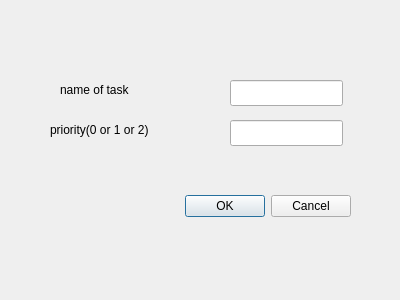
<?xml version="1.0" encoding="UTF-8"?>
<ui version="4.0">
 <class>Dialog_add_task</class>
 <widget class="QDialog" name="Dialog_add_task">
  <property name="geometry">
   <rect>
    <x>0</x>
    <y>0</y>
    <width>400</width>
    <height>300</height>
   </rect>
  </property>
  <property name="windowTitle">
   <string>Dialog</string>
  </property>
  <widget class="QDialogButtonBox" name="buttonBox">
   <property name="geometry">
    <rect>
     <x>10</x>
     <y>190</y>
     <width>341</width>
     <height>32</height>
    </rect>
   </property>
   <property name="orientation">
    <enum>Qt::Horizontal</enum>
   </property>
   <property name="standardButtons">
    <set>QDialogButtonBox::Cancel|QDialogButtonBox::Ok</set>
   </property>
  </widget>
  <widget class="QLineEdit" name="name_of_task_input">
   <property name="geometry">
    <rect>
     <x>230</x>
     <y>80</y>
     <width>113</width>
     <height>26</height>
    </rect>
   </property>
  </widget>
  <widget class="QLabel" name="name_of_task_lbl">
   <property name="geometry">
    <rect>
     <x>60</x>
     <y>80</y>
     <width>101</width>
     <height>20</height>
    </rect>
   </property>
   <property name="text">
    <string>name of task</string>
   </property>
  </widget>
  <widget class="QLabel" name="priority_lbl">
   <property name="geometry">
    <rect>
     <x>50</x>
     <y>120</y>
     <width>141</width>
     <height>20</height>
    </rect>
   </property>
   <property name="text">
    <string>priority(0 or 1 or 2)</string>
   </property>
  </widget>
  <widget class="QLineEdit" name="priority_input">
   <property name="geometry">
    <rect>
     <x>230</x>
     <y>120</y>
     <width>113</width>
     <height>26</height>
    </rect>
   </property>
  </widget>
 </widget>
 <resources/>
 <connections>
  <connection>
   <sender>buttonBox</sender>
   <signal>accepted()</signal>
   <receiver>Dialog_add_task</receiver>
   <slot>accept()</slot>
   <hints>
    <hint type="sourcelabel">
     <x>248</x>
     <y>254</y>
    </hint>
    <hint type="destinationlabel">
     <x>157</x>
     <y>274</y>
    </hint>
   </hints>
  </connection>
  <connection>
   <sender>buttonBox</sender>
   <signal>rejected()</signal>
   <receiver>Dialog_add_task</receiver>
   <slot>reject()</slot>
   <hints>
    <hint type="sourcelabel">
     <x>316</x>
     <y>260</y>
    </hint>
    <hint type="destinationlabel">
     <x>286</x>
     <y>274</y>
    </hint>
   </hints>
  </connection>
 </connections>
</ui>
